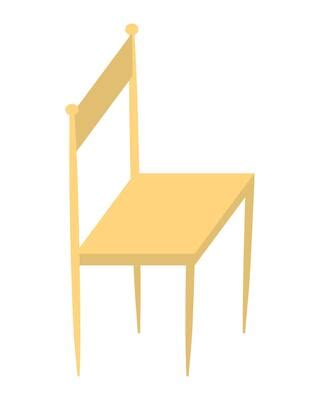
#> input picture sample.jpg, 320 x 400 px
$ python -i image_to_3d.py   (imports and definitions only)
#> lines starting #> are read from the running program, lines starting #| are printed output that depends on the picture
import cv2
import numpy as np
import open3d as o3d
import os

def extract_depth_map(image_path, save_path='output/depth_map.png'):
#> called with image_path = 'sample.jpg', save_path = 'output/depth_map.png'
    img = cv2.imread(image_path, cv2.IMREAD_GRAYSCALE)
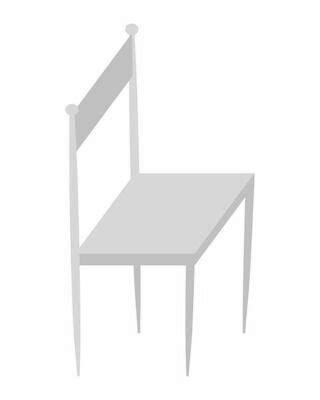
#> img: shape (400, 320); min 176, max 255, mean 247.6
    if img is None:
        raise ValueError("Failed to read image at " + image_path)

    img_blur = cv2.GaussianBlur(img, (7, 7), 0)
    clahe = cv2.createCLAHE(clipLimit=2.0, tileGridSize=(8, 8))
    contrast_img = clahe.apply(img_blur)
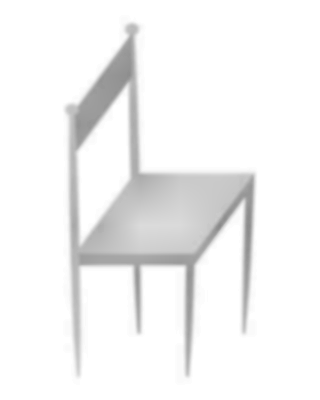
#> contrast_img: shape (400, 320); min 137, max 255, mean 243.5

    depth = contrast_img.astype(np.float32) / 255.0

    os.makedirs(os.path.dirname(save_path), exist_ok=True)
    debug_view = (depth * 255).astype(np.uint8)
    cv2.imwrite(save_path, debug_view)

    return depth

def depth_to_point_cloud(depth_map, scale=1.0, depth_scale=5.0):
#> called with scale = 1, depth_scale = 5
    h, w = depth_map.shape
#> h = 400; w = 320
    points = []

    for y in range(h):
        for x in range(w):
            z = depth_map[y, x] * depth_scale
            points.append([x * scale, -y * scale, z])
#> after the loop, points = 128000 items

    pcd = o3d.geometry.PointCloud()
    pcd.points = o3d.utility.Vector3dVector(np.array(points))
    return pcd

def point_cloud_to_mesh(pcd):
    pcd.estimate_normals()
#> (the run stopped early here; a loop or call above may not have finished)
